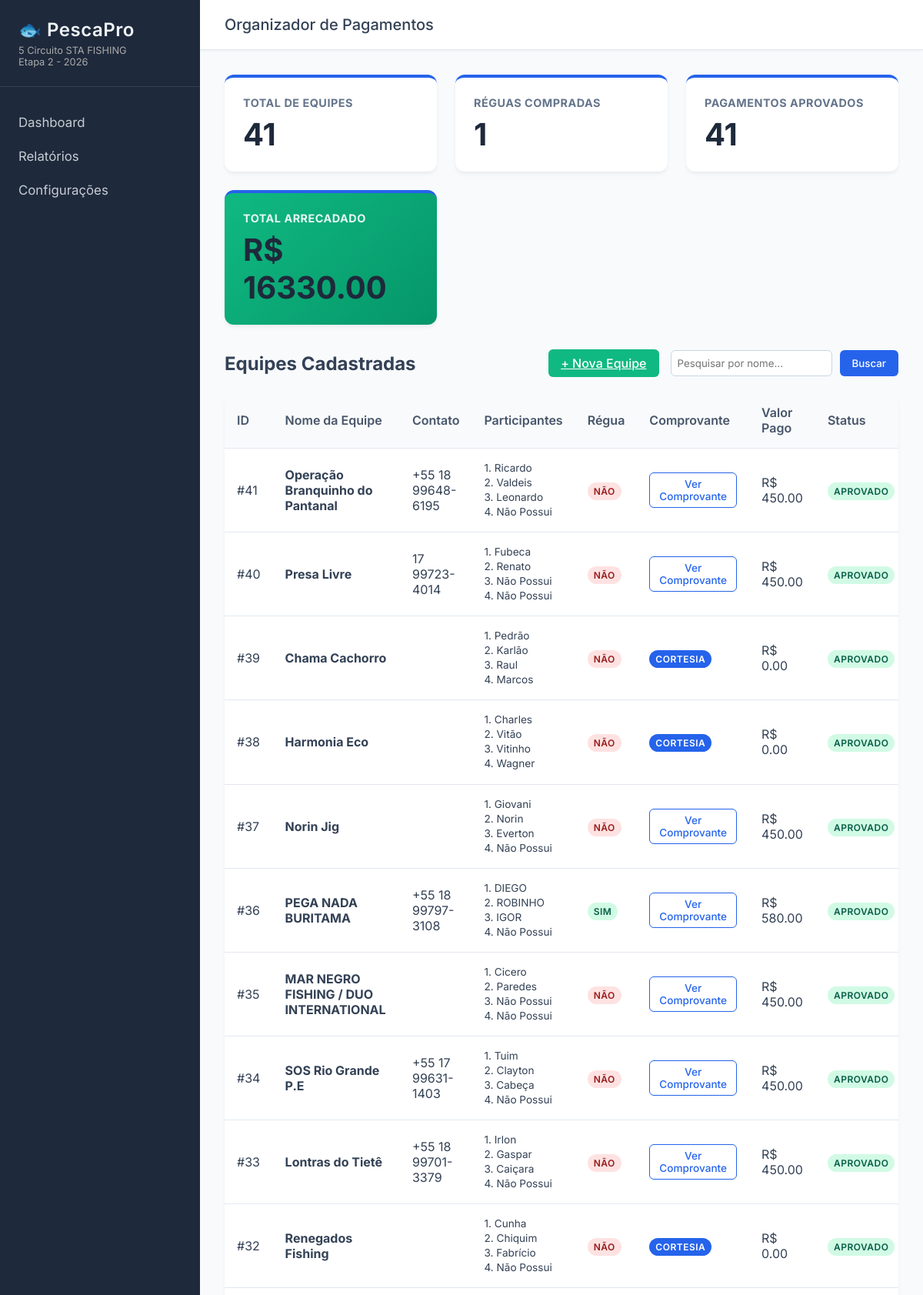
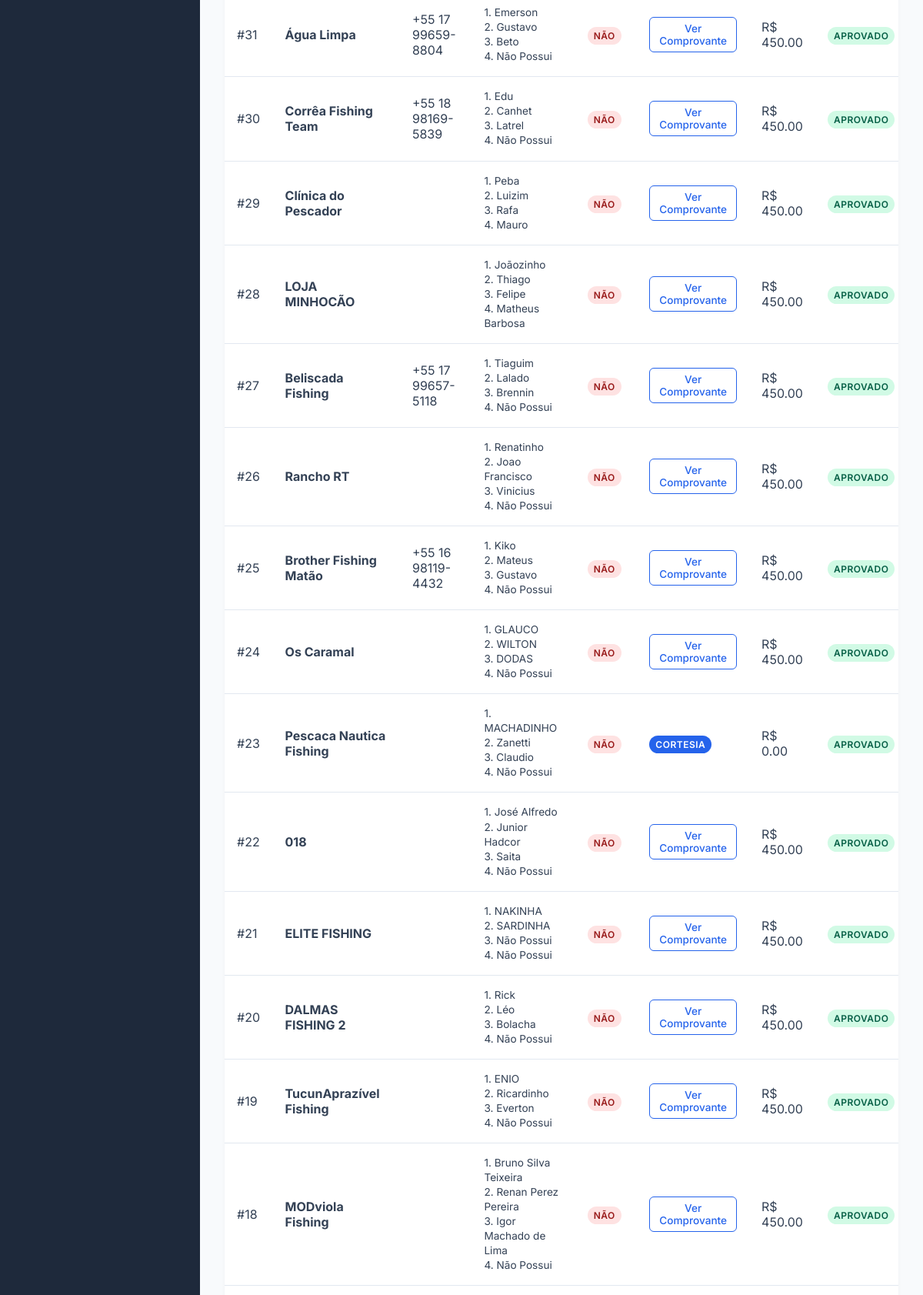
The page / (upper part) on the database its author committed (2 pictures, top to bottom).
### tables this page shows
CREATE TABLE settings (
            id INTEGER PRIMARY KEY CHECK (id = 1),
            circuit_name TEXT,
            stage_name TEXT
        , year TEXT DEFAULT '2026');

CREATE TABLE teams (
            id INTEGER PRIMARY KEY AUTOINCREMENT,
            name TEXT NOT NULL,
            contact TEXT,
            has_ruler BOOLEAN DEFAULT 0,
            payment_status TEXT DEFAULT 'Pendente',
            receipt_filename TEXT NOT NULL,
            created_at TIMESTAMP DEFAULT CURRENT_TIMESTAMP
        , participant1 TEXT, participant2 TEXT, participant3 TEXT, participant4 TEXT, circuit_name TEXT, stage_name TEXT, year TEXT, is_courtesy BOOLEAN DEFAULT 0, payment_amount REAL DEFAULT 0.0);

### app.py (the view)
@app.route('/')
def dashboard():
    conn = get_db()
    search_query = request.args.get('q', '')
    if search_query:
        teams = conn.execute('SELECT * FROM teams WHERE name LIKE ? ORDER BY id DESC', ('%' + search_query + '%',)).fetchall()
    else:
        teams = conn.execute('SELECT * FROM teams ORDER BY id DESC').fetchall()
    total_teams = len(teams)
    total_rulers = sum([1 for t in teams if t['has_ruler']])
    approved_payments = sum([1 for t in teams if t['payment_status'] == 'Aprovado'])
    total_collected = sum([t['payment_amount'] or 0.0 for t in teams if t['payment_status'] == 'Aprovado'])
    conn.close()
    return render_template('dashboard.html', teams=teams, total_teams=total_teams, total_rulers=total_rulers, approved_payments=approved_payments, total_collected=total_collected, search_query=search_query)

### app.py (called while the page is built)
@app.context_processor
def inject_settings():
    try:
        conn = get_db()
        settings = conn.execute('SELECT * FROM settings WHERE id = 1').fetchone()
        conn.close()
        return dict(app_settings=settings)
    except:
        return dict()

### database.py (called while the page is built)
def get_db():
    conn = sqlite3.connect(DB_NAME)
    conn.row_factory = sqlite3.Row
    return conn

### templates/dashboard.html (shortened to what this page needs)
{% extends "base.html" %}
{% block content %}
<div class="stats-grid">
    <div class="stat-card">
        <h3>Total de Equipes</h3>
        <p class="stat-value">{{ total_teams }}</p>
    </div>
    <div class="stat-card">
        <h3>Réguas Compradas</h3>
        <p class="stat-value">{{ total_rulers }}</p>
    </div>
    <div class="stat-card">
        <h3>Pagamentos Aprovados</h3>
        <p class="stat-value">{{ approved_payments }}</p>
    </div>
    <div class="stat-card" style="background: linear-gradient(135deg, #10b981 0%, #059669 100%); color: white;">
        <h3 style="color: rgba(255,255,255,0.9);">Total Arrecadado</h3>
        <p class="stat-value">R$ {{ "%.2f"|format(total_collected) }}</p>
    </div>
</div>
<div class="teams-section">
    <div style="display: flex; justify-content: space-between; align-items: center; margin-bottom: 20px;">
        <h2 style="margin-bottom: 0;">Equipes Cadastradas</h2>
        <div style="display: flex; gap: 15px; align-items: center;">
            <a href="{{ url_for('register') }}" class="btn btn-primary" style="padding: 0.5rem 1rem; background-color: #10b981; border-color: #10b981;">+ Nova Equipe</a>
            <form method="GET" action="{{ url_for('dashboard') }}" style="display: flex; gap: 10px;">
                <input type="text" name="q" placeholder="Pesquisar por nome..." value="{{ search_query }}" style="padding: 0.5rem; border: 1px solid #cbd5e1; border-radius: 6px;">
                <button type="submit" class="btn btn-primary" style="padding: 0.5rem 1rem;">Buscar</button>
            </form>
        </div>
    </div>
    <div class="table-container">
        <table class="teams-table">
            <thead>
                <tr>
                    <th>ID</th>
                    <th>Nome da Equipe</th>
                    <th>Contato</th>
                    <th>Participantes</th>
                    <th>Régua</th>
                    <th>Comprovante</th>
                    <th>Valor Pago</th>
                    <th>Status</th>
                </tr>
            </thead>
            <tbody>
                {% for team in teams %}
                <tr>
                    <td>#{{ team.id }}</td>
                    <td><strong>{{ team.name }}</strong></td>
                    <td>{{ team.contact }}</td>
                    <td style="font-size: 0.85rem; line-height: 1.4;">
                        1. {{ team.participant1 or '' }}<br>
                        2. {{ team.participant2 or '' }}<br>
                        3. {{ team.participant3 or '' }}<br>
                        4. {{ team.participant4 or '' }}
                    </td>
                    <td>
                        {% if team.has_ruler %}
                            <span class="badge badge-success">Sim</span>
                        {% else %}
                            <span class="badge badge-error">Não</span>
                        {% endif %}
                    </td>
                    <td>
                        {% if team.is_courtesy %}
                            <span class="badge" style="background-color: var(--primary); color: white;">Cortesia</span>
                        {% else %}
                            <button class="btn btn-sm btn-outline" onclick="openModal('{{ url_for('static', filename='uploads/' + team.receipt_filename) }}', 'Comprovante - {{ team.name }}')">
                                Ver Comprovante
                            </button>
                        {% endif %}
                    </td>
                    <td>R$ {{ "%.2f"|format(team.payment_amount or 0.0) }}</td>
                    <td>
                        {% if team.payment_status == 'Aprovado' %}
                            <span class="badge badge-success">Aprovado</span>
                        {% else %}
                            <span class="badge badge-warning">Pendente</span>
                        {% endif %}
                    </td>
                </tr>
                {% else %}
                <tr>
                    <td colspan="8" class="text-center">Nenhuma equipe cadastrada ainda.</td>
                </tr>
                {% endfor %}
            </tbody>
        </table>
    </div>
</div>
{% endblock %}

### templates/base.html (shortened to what this page needs)
<!DOCTYPE html>
<html lang="pt-BR">
<head>
    <link rel="stylesheet" href="{{ url_for('static', filename='css/style.css') }}">
</head>
<body>
    <div class="app-container">
        <aside class="sidebar">
            <div class="sidebar-header">
                <h2>🐟 PescaPro</h2>
                {% if app_settings %}
                <p style="font-size: 0.8rem; margin-top: 5px; color: #aaa;">
                    {{ app_settings.circuit_name }} <br>
                    {{ app_settings.stage_name }} - {{ app_settings.year }}
                </p>
                {% endif %}
            </div>
            <nav class="sidebar-nav">
                <a href="{{ url_for('dashboard') }}" class="nav-link">Dashboard</a>
                <a href="{{ url_for('results') }}" class="nav-link">Relatórios</a>
                <a href="{{ url_for('settings') }}" class="nav-link">Configurações</a>
            </nav>
        </aside>
        <main class="main-content">
            <header class="top-header">
                <h1>Organizador de Pagamentos</h1>
            </header>
            <div class="content-area">
                {% block content %}{% endblock %}
            </div>
        </main>
    </div>
</body>
</html>

### static/css/style.css (style rules this page uses)
:root { --primary: #2563eb; --primary-hover: #1d4ed8; --bg-color: #f8fafc; --sidebar-bg: #1e293b; --sidebar-text: #f1f5f9; --text-main: #334155; --card-bg: #ffffff; --border-color: #e2e8f0; --success: #10b981; --warning: #f59e0b; --error: #ef4444; }
* { margin: 0; padding: 0; box-sizing: border-box; font-family: 'Inter', sans-serif; }
body { background-color: var(--bg-color); color: var(--text-main); }
.app-container { display: flex; min-height: 100vh; }
.sidebar { width: 260px; background-color: var(--sidebar-bg); color: var(--sidebar-text); display: flex; flex-direction: column; }
.sidebar-header { padding: 24px; border-bottom: 1px solid rgba(255,255,255,0.1); }
.sidebar-header h2 { font-size: 1.5rem; font-weight: 600; letter-spacing: 0.5px; }
.sidebar-nav { display: flex; flex-direction: column; padding: 24px 0; }
.nav-link { color: var(--sidebar-text); text-decoration: none; padding: 12px 24px; font-size: 1.05rem; transition: all 0.3s ease; opacity: 0.8; }
.main-content { flex: 1; display: flex; flex-direction: column; overflow-x: hidden; }
.top-header { background-color: var(--card-bg); padding: 20px 32px; box-shadow: 0 1px 3px rgba(0,0,0,0.05); border-bottom: 1px solid var(--border-color); }
.top-header h1 { font-size: 1.25rem; font-weight: 500; }
.content-area { padding: 32px; flex: 1; }
.stats-grid { display: grid; grid-template-columns: repeat(auto-fit, minmax(240px, 1fr)); gap: 24px; margin-bottom: 32px; }
.stat-card { background: var(--card-bg); padding: 24px; border-radius: 12px; box-shadow: 0 4px 6px -1px rgba(0,0,0,0.05), 0 2px 4px -1px rgba(0,0,0,0.03); border-top: 4px solid var(--primary); }
.stat-card h3 { font-size: 0.9rem; color: #64748b; text-transform: uppercase; letter-spacing: 0.5px; margin-bottom: 8px; }
.stat-value { font-size: 2.5rem; font-weight: 700; color: var(--sidebar-bg); }
.table-container { background: var(--card-bg); border-radius: 12px; box-shadow: 0 4px 6px -1px rgba(0,0,0,0.05); overflow: auto; }
.teams-table { width: 100%; border-collapse: collapse; }
.teams-table th, .teams-table td { padding: 16px; text-align: left; border-bottom: 1px solid var(--border-color); }
.teams-table th { background-color: #f8fafc; font-weight: 600; color: #475569; }
.btn { display: inline-block; cursor: pointer; border: none; border-radius: 6px; font-weight: 500; transition: all 0.2s ease; }
.btn-primary { background-color: var(--primary); color: white; padding: 8px 16px; }
.btn-outline { background-color: transparent; border: 1px solid var(--primary); color: var(--primary); padding: 6px 12px; }
.btn-sm { font-size: 0.85rem; padding: 6px 12px; }
.badge { padding: 4px 8px; border-radius: 9999px; font-size: 0.75rem; font-weight: 600; text-transform: uppercase; letter-spacing: 0.5px; }
.badge-success { background-color: #d1fae5; color: #065f46; }
.badge-error { background-color: #fee2e2; color: #991b1b; }

### rows shown on the page
settings: circuit_name "5 Circuito STA FISHING", stage_name "Etapa 2", year "2026"
teams: id "41", name "Operação Branquinho do Pantanal", contact "+55 18 99648-6195", participant1 "Ricardo", participant2 "Valdeis", participant3 "Leonardo", participant4 "Não Possui", has_ruler "NÃO", payment_amount "450.00", payment_status "APROVADO"
teams: id "40", name "Presa Livre", contact "17 99723-4014", participant1 "Fubeca", participant2 "Renato", participant3 "Não Possui", participant4 "Não Possui", has_ruler "NÃO", payment_amount "450.00", payment_status "APROVADO"
teams: id "39", name "Chama Cachorro", participant1 "Pedrão", participant2 "Karlão", participant3 "Raul", participant4 "Marcos", has_ruler "NÃO", is_courtesy "CORTESIA", payment_amount "0.00", payment_status "APROVADO"
teams: id "38", name "Harmonia Eco", participant1 "Charles", participant2 "Vitão", participant3 "Vitinho", participant4 "Wagner", has_ruler "NÃO", is_courtesy "CORTESIA", payment_amount "0.00", payment_status "APROVADO"
teams: id "37", name "Norin Jig", participant1 "Giovani", participant2 "Norin", participant3 "Everton", participant4 "Não Possui", has_ruler "NÃO", payment_amount "450.00", payment_status "APROVADO"
teams: id "36", name "PEGA NADA BURITAMA", contact "+55 18 99797-3108", participant1 "DIEGO", participant2 "ROBINHO", participant3 "IGOR", participant4 "Não Possui", has_ruler "SIM", payment_amount "580.00", payment_status "APROVADO"
teams: id "35", name "MAR NEGRO FISHING / DUO INTERNATIONAL", participant1 "Cicero", participant2 "Paredes", participant3 "Não Possui", participant4 "Não Possui", has_ruler "NÃO", payment_amount "450.00", payment_status "APROVADO"
teams: id "34", name "SOS Rio Grande P.E", contact "+55 17 99631-1403", participant1 "Tuim", participant2 "Clayton", participant3 "Cabeça", participant4 "Não Possui", has_ruler "NÃO", payment_amount "450.00", payment_status "APROVADO"
teams: id "33", name "Lontras do Tietê", contact "+55 18 99701-3379", participant1 "Irlon", participant2 "Gaspar", participant3 "Caiçara", participant4 "Não Possui", has_ruler "NÃO", payment_amount "450.00", payment_status "APROVADO"
teams: id "32", name "Renegados Fishing", participant1 "Cunha", participant2 "Chiquim", participant3 "Fabrício", participant4 "Não Possui", has_ruler "NÃO", is_courtesy "CORTESIA", payment_amount "0.00", payment_status "APROVADO"
teams: id "31", name "Água Limpa", contact "+55 17 99659-8804", participant1 "Emerson", participant2 "Gustavo", participant3 "Beto", participant4 "Não Possui", has_ruler "NÃO", payment_amount "450.00", payment_status "APROVADO"
teams: id "30", name "Corrêa Fishing Team", contact "+55 18 98169-5839", participant1 "Edu", participant2 "Canhet", participant3 "Latrel", participant4 "Não Possui", has_ruler "NÃO", payment_amount "450.00", payment_status "APROVADO"
teams: id "29", name "Clínica do Pescador", participant1 "Peba", participant2 "Luizim", participant3 "Rafa", participant4 "Mauro", has_ruler "NÃO", payment_amount "450.00", payment_status "APROVADO"
teams: id "28", name "LOJA MINHOCÃO", participant1 "Joãozinho", participant2 "Thiago", participant3 "Felipe", participant4 "Matheus Barbosa", has_ruler "NÃO", payment_amount "450.00", payment_status "APROVADO"
teams: id "27", name "Beliscada Fishing", contact "+55 17 99657-5118", participant1 "Tiaguim", participant2 "Lalado", participant3 "Brennin", participant4 "Não Possui", has_ruler "NÃO", payment_amount "450.00", payment_status "APROVADO"
teams: id "26", name "Rancho RT", participant1 "Renatinho", participant2 "Joao Francisco", participant3 "Vinicius", participant4 "Não Possui", has_ruler "NÃO", payment_amount "450.00", payment_status "APROVADO"
teams: id "25", name "Brother Fishing Matão", contact "+55 16 98119-4432", participant1 "Kiko", participant2 "Mateus", participant3 "Gustavo", participant4 "Não Possui", has_ruler "NÃO", payment_amount "450.00", payment_status "APROVADO"
teams: id "24", name "Os Caramal", participant1 "GLAUCO", participant2 "WILTON", participant3 "DODAS", participant4 "Não Possui", has_ruler "NÃO", payment_amount "450.00", payment_status "APROVADO"
teams: id "23", name "Pescaca Nautica Fishing", participant1 "MACHADINHO", participant2 "Zanetti", participant3 "Claudio", participant4 "Não Possui", has_ruler "NÃO", is_courtesy "CORTESIA", payment_amount "0.00", payment_status "APROVADO"
teams: id "22", name "018", participant1 "José Alfredo", participant2 "Junior Hadcor", participant3 "Saita", participant4 "Não Possui", has_ruler "NÃO", payment_amount "450.00", payment_status "APROVADO"
teams: id "21", name "ELITE FISHING", participant1 "NAKINHA", participant2 "SARDINHA", participant3 "Não Possui", participant4 "Não Possui", has_ruler "NÃO", payment_amount "450.00", payment_status "APROVADO"
teams: id "20", name "DALMAS FISHING 2", participant1 "Rick", participant2 "Léo", participant3 "Bolacha", participant4 "Não Possui", has_ruler "NÃO", payment_amount "450.00", payment_status "APROVADO"
teams: id "19", name "TucunAprazível Fishing", participant1 "ENIO", participant2 "Ricardinho", participant3 "Everton", participant4 "Não Possui", has_ruler "NÃO", payment_amount "450.00", payment_status "APROVADO"
teams: id "18", name "MODviola Fishing", participant1 "Bruno Silva Teixeira", participant2 "Renan Perez Pereira", participant3 "Igor Machado de Lima", participant4 "Não Possui", has_ruler "NÃO", payment_amount "450.00", payment_status "APROVADO"

### other values the page prints
{{ total_teams }} "41"
{{ total_rulers }} "1"
{{ approved_payments }} "41"
{{ "%.2f"|format(total_collected) }} "16330.00"
